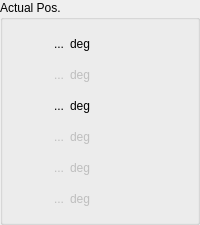
          <widget class="QGroupBox" name="gb_actual">
           <property name="title">
            <string>Actual Pos.</string>
           </property>
           <layout class="QVBoxLayout" name="verticalLayout_3">
            <item>
             <layout class="QHBoxLayout" name="hl_actual_yaw">
              <item>
               <widget class="QLabel" name="l_actual_yaw">
                <property name="sizePolicy">
                 <sizepolicy hsizetype="Fixed" vsizetype="Fixed">
                  <horstretch>0</horstretch>
                  <verstretch>0</verstretch>
                 </sizepolicy>
                </property>
                <property name="minimumSize">
                 <size>
                  <width>50</width>
                  <height>25</height>
                 </size>
                </property>
                <property name="maximumSize">
                 <size>
                  <width>50</width>
                  <height>25</height>
                 </size>
                </property>
                <property name="statusTip">
                 <string>Primary yaw joint</string>
                </property>
                <property name="text">
                 <string>...</string>
                </property>
                <property name="alignment">
                 <set>Qt::AlignmentFlag::AlignRight|Qt::AlignmentFlag::AlignTrailing|Qt::AlignmentFlag::AlignVCenter</set>
                </property>
               </widget>
              </item>
              <item>
               <widget class="QLabel" name="static_l_actual_y_u">
                <property name="sizePolicy">
                 <sizepolicy hsizetype="Minimum" vsizetype="Minimum">
                  <horstretch>0</horstretch>
                  <verstretch>0</verstretch>
                 </sizepolicy>
                </property>
                <property name="text">
                 <string>deg</string>
                </property>
               </widget>
              </item>
             </layout>
            </item>
            <item>
             <layout class="QHBoxLayout" name="hl_actual_roll">
              <item>
               <widget class="QLabel" name="l_actual_roll">
                <property name="enabled">
                 <bool>false</bool>
                </property>
                <property name="sizePolicy">
                 <sizepolicy hsizetype="Fixed" vsizetype="Fixed">
                  <horstretch>0</horstretch>
                  <verstretch>0</verstretch>
                 </sizepolicy>
                </property>
                <property name="minimumSize">
                 <size>
                  <width>50</width>
                  <height>25</height>
                 </size>
                </property>
                <property name="maximumSize">
                 <size>
                  <width>50</width>
                  <height>25</height>
                 </size>
                </property>
                <property name="statusTip">
                 <string>Primary roll joint</string>
                </property>
                <property name="text">
                 <string>...</string>
                </property>
                <property name="alignment">
                 <set>Qt::AlignmentFlag::AlignRight|Qt::AlignmentFlag::AlignTrailing|Qt::AlignmentFlag::AlignVCenter</set>
                </property>
               </widget>
              </item>
              <item>
               <widget class="QLabel" name="static_l_actual_roll_u">
                <property name="enabled">
                 <bool>false</bool>
                </property>
                <property name="sizePolicy">
                 <sizepolicy hsizetype="Minimum" vsizetype="Minimum">
                  <horstretch>0</horstretch>
                  <verstretch>0</verstretch>
                 </sizepolicy>
                </property>
                <property name="text">
                 <string>deg</string>
                </property>
               </widget>
              </item>
             </layout>
            </item>
            <item>
             <layout class="QHBoxLayout" name="hl_actual_pitch">
              <item>
               <widget class="QLabel" name="l_actual_pitch">
                <property name="sizePolicy">
                 <sizepolicy hsizetype="Fixed" vsizetype="Fixed">
                  <horstretch>0</horstretch>
                  <verstretch>0</verstretch>
                 </sizepolicy>
                </property>
                <property name="minimumSize">
                 <size>
                  <width>50</width>
                  <height>25</height>
                 </size>
                </property>
                <property name="maximumSize">
                 <size>
                  <width>50</width>
                  <height>25</height>
                 </size>
                </property>
                <property name="statusTip">
                 <string>Primary pitch joint</string>
                </property>
                <property name="text">
                 <string>...</string>
                </property>
                <property name="alignment">
                 <set>Qt::AlignmentFlag::AlignRight|Qt::AlignmentFlag::AlignTrailing|Qt::AlignmentFlag::AlignVCenter</set>
                </property>
               </widget>
              </item>
              <item>
               <widget class="QLabel" name="static_l_actual_pitch_u">
                <property name="sizePolicy">
                 <sizepolicy hsizetype="Minimum" vsizetype="Minimum">
                  <horstretch>0</horstretch>
                  <verstretch>0</verstretch>
                 </sizepolicy>
                </property>
                <property name="text">
                 <string>deg</string>
                </property>
               </widget>
              </item>
             </layout>
            </item>
            <item>
             <layout class="QHBoxLayout" name="hl_actual_j1">
              <item>
               <widget class="QLabel" name="l_actual_j1">
                <property name="enabled">
                 <bool>false</bool>
                </property>
                <property name="sizePolicy">
                 <sizepolicy hsizetype="Fixed" vsizetype="Fixed">
                  <horstretch>0</horstretch>
                  <verstretch>0</verstretch>
                 </sizepolicy>
                </property>
                <property name="minimumSize">
                 <size>
                  <width>50</width>
                  <height>25</height>
                 </size>
                </property>
                <property name="maximumSize">
                 <size>
                  <width>50</width>
                  <height>25</height>
                 </size>
                </property>
                <property name="statusTip">
                 <string>First arm yaw joint (J1)</string>
                </property>
                <property name="text">
                 <string>...</string>
                </property>
                <property name="alignment">
                 <set>Qt::AlignmentFlag::AlignRight|Qt::AlignmentFlag::AlignTrailing|Qt::AlignmentFlag::AlignVCenter</set>
                </property>
               </widget>
              </item>
              <item>
               <widget class="QLabel" name="static_l_actual_j1_u">
                <property name="enabled">
                 <bool>false</bool>
                </property>
                <property name="sizePolicy">
                 <sizepolicy hsizetype="Minimum" vsizetype="Minimum">
                  <horstretch>0</horstretch>
                  <verstretch>0</verstretch>
                 </sizepolicy>
                </property>
                <property name="text">
                 <string>deg</string>
                </property>
               </widget>
              </item>
             </layout>
            </item>
            <item>
             <layout class="QHBoxLayout" name="hl_actual_j2">
              <item>
               <widget class="QLabel" name="l_actual_j2">
                <property name="enabled">
                 <bool>false</bool>
                </property>
                <property name="sizePolicy">
                 <sizepolicy hsizetype="Fixed" vsizetype="Fixed">
                  <horstretch>0</horstretch>
                  <verstretch>0</verstretch>
                 </sizepolicy>
                </property>
                <property name="minimumSize">
                 <size>
                  <width>50</width>
                  <height>25</height>
                 </size>
                </property>
                <property name="maximumSize">
                 <size>
                  <width>50</width>
                  <height>25</height>
                 </size>
                </property>
                <property name="statusTip">
                 <string>Second arm yaw joint (J2)</string>
                </property>
                <property name="text">
                 <string>...</string>
                </property>
                <property name="alignment">
                 <set>Qt::AlignmentFlag::AlignRight|Qt::AlignmentFlag::AlignTrailing|Qt::AlignmentFlag::AlignVCenter</set>
                </property>
               </widget>
              </item>
              <item>
               <widget class="QLabel" name="static_l_actual_j2_u">
                <property name="enabled">
                 <bool>false</bool>
                </property>
                <property name="sizePolicy">
                 <sizepolicy hsizetype="Minimum" vsizetype="Minimum">
                  <horstretch>0</horstretch>
                  <verstretch>0</verstretch>
                 </sizepolicy>
                </property>
                <property name="text">
                 <string>deg</string>
                </property>
               </widget>
              </item>
             </layout>
            </item>
            <item>
             <layout class="QHBoxLayout" name="hl_actual_j3">
              <item>
               <widget class="QLabel" name="l_actual_j3">
                <property name="enabled">
                 <bool>false</bool>
                </property>
                <property name="sizePolicy">
                 <sizepolicy hsizetype="Fixed" vsizetype="Fixed">
                  <horstretch>0</horstretch>
                  <verstretch>0</verstretch>
                 </sizepolicy>
                </property>
                <property name="minimumSize">
                 <size>
                  <width>50</width>
                  <height>25</height>
                 </size>
                </property>
                <property name="maximumSize">
                 <size>
                  <width>50</width>
                  <height>25</height>
                 </size>
                </property>
                <property name="statusTip">
                 <string>Arm pitch joint (J3)</string>
                </property>
                <property name="text">
                 <string>...</string>
                </property>
                <property name="alignment">
                 <set>Qt::AlignmentFlag::AlignRight|Qt::AlignmentFlag::AlignTrailing|Qt::AlignmentFlag::AlignVCenter</set>
                </property>
               </widget>
              </item>
              <item>
               <widget class="QLabel" name="static_l_actual_j3_u">
                <property name="enabled">
                 <bool>false</bool>
                </property>
                <property name="sizePolicy">
                 <sizepolicy hsizetype="Minimum" vsizetype="Minimum">
                  <horstretch>0</horstretch>
                  <verstretch>0</verstretch>
                 </sizepolicy>
                </property>
                <property name="text">
                 <string>deg</string>
                </property>
               </widget>
              </item>
             </layout>
            </item>
           </layout>
          </widget>
